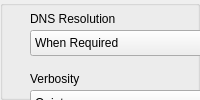
          <widget class="QWidget" name="Options">
           <property name="autoFillBackground">
            <bool>false</bool>
           </property>
           <layout class="QVBoxLayout" name="verticalLayout_8">
            <property name="margin">
             <number>0</number>
            </property>
            <item>
             <widget class="QGroupBox" name="groupBox_2">
              <property name="autoFillBackground">
               <bool>false</bool>
              </property>
              <property name="title">
               <string/>
              </property>
              <widget class="QComboBox" name="comboVerbosity">
               <property name="geometry">
                <rect>
                 <x>30</x>
                 <y>90</y>
                 <width>311</width>
                 <height>26</height>
                </rect>
               </property>
               <item>
                <property name="text">
                 <string>Quiet</string>
                </property>
               </item>
               <item>
                <property name="text">
                 <string>Verbose</string>
                </property>
               </item>
               <item>
                <property name="text">
                 <string>Very Verbose</string>
                </property>
               </item>
               <item>
                <property name="text">
                 <string>Debug</string>
                </property>
               </item>
               <item>
                <property name="text">
                 <string>Verbose Debug</string>
                </property>
               </item>
              </widget>
              <widget class="QComboBox" name="comboDNSResolv">
               <property name="geometry">
                <rect>
                 <x>30</x>
                 <y>30</y>
                 <width>311</width>
                 <height>26</height>
                </rect>
               </property>
               <item>
                <property name="text">
                 <string>When Required</string>
                </property>
               </item>
               <item>
                <property name="text">
                 <string>Always</string>
                </property>
               </item>
               <item>
                <property name="text">
                 <string>Never</string>
                </property>
               </item>
              </widget>
              <widget class="QLabel" name="label_40">
               <property name="geometry">
                <rect>
                 <x>30</x>
                 <y>10</y>
                 <width>151</width>
                 <height>18</height>
                </rect>
               </property>
               <property name="text">
                <string>DNS Resolution</string>
               </property>
              </widget>
              <widget class="QLabel" name="label_41">
               <property name="geometry">
                <rect>
                 <x>30</x>
                 <y>70</y>
                 <width>171</width>
                 <height>18</height>
                </rect>
               </property>
               <property name="text">
                <string>Verbosity</string>
               </property>
              </widget>
              <widget class="QLineEdit" name="lineEditSpoof">
               <property name="enabled">
                <bool>false</bool>
               </property>
               <property name="geometry">
                <rect>
                 <x>170</x>
                 <y>200</y>
                 <width>171</width>
                 <height>27</height>
                </rect>
               </property>
              </widget>
              <widget class="QCheckBox" name="checkSpoof">
               <property name="geometry">
                <rect>
                 <x>30</x>
                 <y>200</y>
                 <width>141</width>
                 <height>23</height>
                </rect>
               </property>
               <property name="text">
                <string>Spoof Address</string>
               </property>
              </widget>
              <widget class="QCheckBox" name="checkBoxDevice">
               <property name="geometry">
                <rect>
                 <x>30</x>
                 <y>140</y>
                 <width>151</width>
                 <height>23</height>
                </rect>
               </property>
               <property name="text">
                <string>Specific Device</string>
               </property>
              </widget>
              <widget class="QLineEdit" name="OlineDevice">
               <property name="enabled">
                <bool>false</bool>
               </property>
               <property name="geometry">
                <rect>
                 <x>170</x>
                 <y>140</y>
                 <width>171</width>
                 <height>27</height>
                </rect>
               </property>
              </widget>
              <widget class="QCheckBox" name="checkDecoy">
               <property name="geometry">
                <rect>
                 <x>30</x>
                 <y>260</y>
                 <width>101</width>
                 <height>23</height>
                </rect>
               </property>
               <property name="text">
                <string>Decoy</string>
               </property>
              </widget>
              <widget class="QCheckBox" name="checkSourcePort">
               <property name="geometry">
                <rect>
                 <x>30</x>
                 <y>320</y>
                 <width>111</width>
                 <height>23</height>
                </rect>
               </property>
               <property name="text">
                <string>Source Port</string>
               </property>
              </widget>
              <widget class="QLineEdit" name="lineDecoy">
               <property name="enabled">
                <bool>false</bool>
               </property>
               <property name="geometry">
                <rect>
                 <x>170</x>
                 <y>260</y>
                 <width>171</width>
                 <height>31</height>
                </rect>
               </property>
              </widget>
              <widget class="QLineEdit" name="lineSourcePort">
               <property name="enabled">
                <bool>false</bool>
               </property>
               <property name="geometry">
                <rect>
                 <x>170</x>
                 <y>310</y>
                 <width>171</width>
                 <height>31</height>
                </rect>
               </property>
              </widget>
              <widget class="QCheckBox" name="checkIpv6">
               <property name="geometry">
                <rect>
                 <x>360</x>
                 <y>60</y>
                 <width>191</width>
                 <height>23</height>
                </rect>
               </property>
               <property name="text">
                <string>Ipv6</string>
               </property>
              </widget>
              <widget class="QCheckBox" name="checkOrdered">
               <property name="geometry">
                <rect>
                 <x>360</x>
                 <y>30</y>
                 <width>161</width>
                 <height>23</height>
                </rect>
               </property>
               <property name="text">
                <string>Ordered Port</string>
               </property>
              </widget>
              <widget class="QCheckBox" name="checkFrag">
               <property name="geometry">
                <rect>
                 <x>360</x>
                 <y>90</y>
                 <width>191</width>
                 <height>23</height>
                </rect>
               </property>
               <property name="text">
                <string>Fragmentation</string>
               </property>
              </widget>
             </widget>
            </item>
           </layout>
          </widget>
